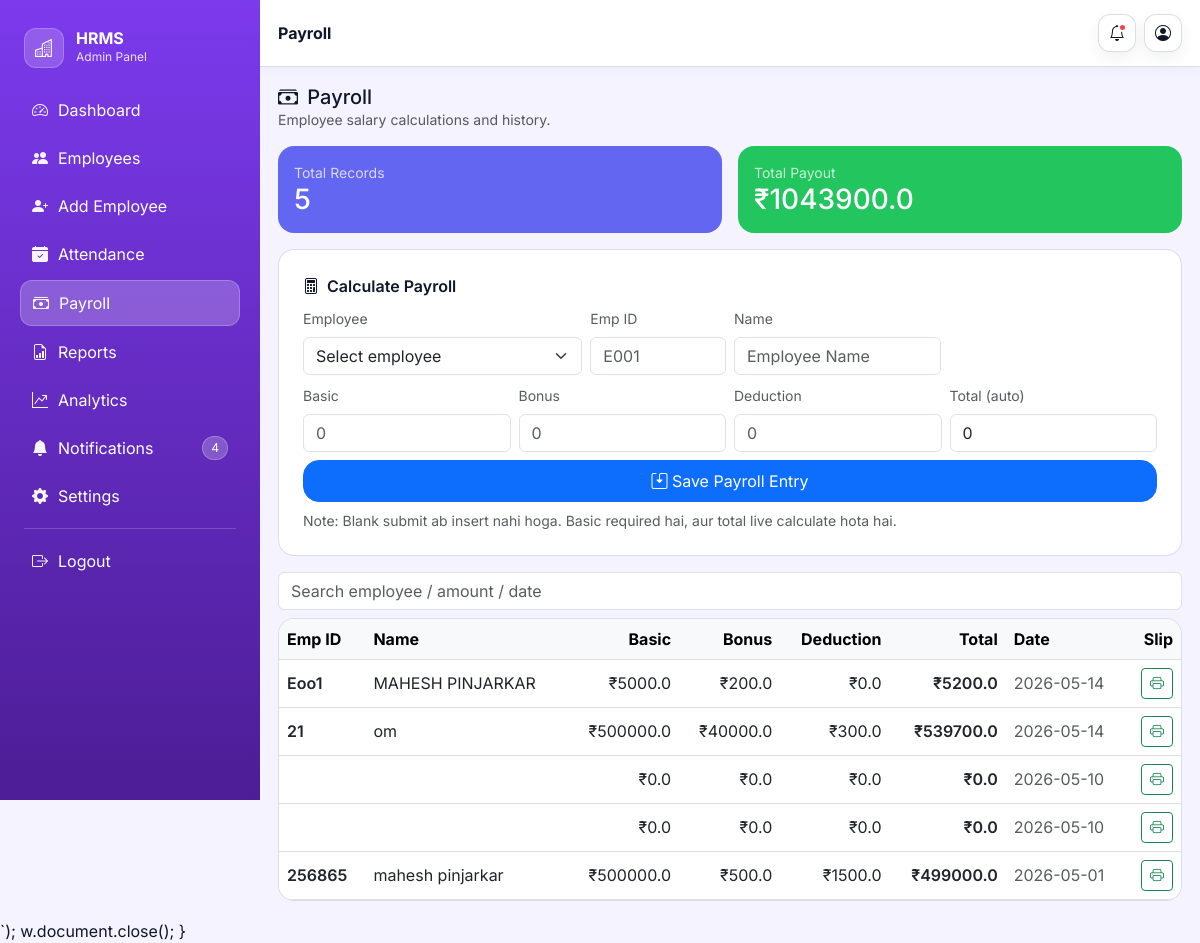
The page /payroll (signed in) on the database its author committed.
### tables this page shows
CREATE TABLE payroll (
        id INTEGER PRIMARY KEY AUTOINCREMENT,
        emp_id TEXT,
        name TEXT,
        basic REAL,
        bonus REAL,
        deduction REAL,
        total REAL,
        date TEXT
    );

### app.py (the view, shortened to what this page needs)
@app.route("/payroll", methods=["GET", "POST"])
@login_required
def payroll():
    conn = sqlite3.connect(DB_PATH)
    cursor = conn.cursor()
    cursor.execute("SELECT SUM(total) FROM payroll")
    total_payout = cursor.fetchone()[0] or 0
    cursor.execute("SELECT COUNT(*) FROM payroll")
    total_records = cursor.fetchone()[0]
    cursor.execute("SELECT * FROM payroll ORDER BY id DESC")
    data = cursor.fetchall()
    cursor.execute("SELECT emp_id, name FROM employees ORDER BY name")
    employees = cursor.fetchall()
    conn.close()
    return render_template("payroll.html",
        data=data,
        total_payout=total_payout,
        total_records=total_records,
        employees=employees,
    )

### app.py (called while the page is built)
def login_required(view):
    @wraps(view)
    def wrapped(*args, **kwargs):
        if 'admin' not in session:
            return redirect(url_for("login"))
        return view(*args, **kwargs)
    return wrapped

@app.context_processor
def inject_theme():
    data = {"theme": session.get("theme", "Purple")}
    if 'admin' in session:
        try:
            conn = sqlite3.connect(DB_PATH)
            cursor = conn.cursor()
            cursor.execute("SELECT COUNT(*) FROM notifications WHERE status='unread'")
            data["notif_count"] = cursor.fetchone()[0]
            conn.close()
        except Exception:
            data["notif_count"] = 0
    return data

### templates/payroll.html (shortened to what this page needs)
{% extends "base.html" %}
{% set title = "Payroll - HRMS" %}
{% set page_title = "Payroll" %}
{% set active_page = "payroll" %}
{% block content %}
  <div class="d-flex flex-wrap gap-2 align-items-center justify-content-between mb-3">
    <div>
      <div class="h5 mb-0"><i class="bi bi-cash-stack me-1"></i> Payroll</div>
      <div class="text-muted small">Employee salary calculations and history.</div>
    </div>
  </div>
  <div class="row g-3 mb-3">
    <div class="col-md-6">
      <div class="panel p-3 rounded-4 text-white" style="background:#6366f1;border:none;">
        <div class="opacity-75 small">Total Records</div>
        <div class="h3 mb-0">{{ total_records }}</div>
      </div>
    </div>
    <div class="col-md-6">
      <div class="panel p-3 rounded-4 text-white" style="background:#22c55e;border:none;">
        <div class="opacity-75 small">Total Payout</div>
        <div class="h3 mb-0">₹{{ total_payout }}</div>
      </div>
    </div>
  </div>
  <div class="panel p-4 rounded-4 mb-3">
    <div class="fw-semibold mb-2"><i class="bi bi-calculator me-1"></i> Calculate Payroll</div>
    <form method="POST" id="payForm">
      <div class="row g-2">
        <div class="col-md-4">
          <label class="form-label small text-muted">Employee</label>
          <select id="empSelect" class="form-select">
            <option value="">Select employee</option>
          </select>
        </div>
        <div class="col-md-2">
          <label class="form-label small text-muted">Emp ID</label>
          <input id="emp_id" name="emp_id" class="form-control" placeholder="E001" required>
        </div>
        <div class="col-md-3">
          <label class="form-label small text-muted">Name</label>
          <input id="name" name="name" class="form-control" placeholder="Employee Name" required>
        </div>
        <div class="col-md-3"></div>
        <div class="col-md-3">
          <label class="form-label small text-muted">Basic</label>
          <input id="basic" name="basic" type="number" step="0.01" min="0" class="form-control" placeholder="0" required>
        </div>
        <div class="col-md-3">
          <label class="form-label small text-muted">Bonus</label>
          <input id="bonus" name="bonus" type="number" step="0.01" min="0" class="form-control" placeholder="0">
        </div>
        <div class="col-md-3">
          <label class="form-label small text-muted">Deduction</label>
          <input id="deduction" name="deduction" type="number" step="0.01" min="0" class="form-control" placeholder="0">
        </div>
        <div class="col-md-3">
          <label class="form-label small text-muted">Total (auto)</label>
          <input id="total" class="form-control" value="0" readonly>
        </div>
        <div class="col-md-12">
          <button class="btn btn-primary w-100 py-2 rounded-4">
            <i class="bi bi-save2"></i> Save Payroll Entry
          </button>
          <div class="text-muted small mt-2">
            Note: Blank submit ab insert nahi hoga. Basic required hai, aur total live calculate hota hai.
          </div>
        </div>
      </div>
    </form>
  </div>
  <div class="d-flex gap-2 align-items-center mb-2">
    <input type="text" id="search" class="form-control" placeholder="Search employee / amount / date">
  </div>
  <div class="panel p-0 rounded-4 overflow-hidden">
    <div class="table-responsive">
      <table class="table table-hover align-middle mb-0" id="table">
        <thead class="table-light">
          <tr>
            <th>Emp ID</th>
            <th>Name</th>
            <th class="text-end">Basic</th>
            <th class="text-end">Bonus</th>
            <th class="text-end">Deduction</th>
            <th class="text-end">Total</th>
            <th>Date</th>
            <th class="text-end">Slip</th>
          </tr>
        </thead>
        <tbody>
          {% for row in data %}
            <tr>
              <td class="fw-semibold">{{ row[1] }}</td>
              <td>{{ row[2] }}</td>
              <td class="text-end">₹{{ row[3] }}</td>
              <td class="text-end">₹{{ row[4] }}</td>
              <td class="text-end">₹{{ row[5] }}</td>
              <td class="text-end fw-semibold">₹{{ row[6] }}</td>
              <td class="text-muted">{{ row[7] }}</td>
              <td class="text-end">
                <button type="button" class="btn btn-sm btn-outline-success"
                        onclick="printSlip('{{ row[1] }}','{{ row[2] }}','{{ row[3] }}','{{ row[4] }}','{{ row[5] }}','{{ row[6] }}','{{ row[7] }}')">
                  <i class="bi bi-printer"></i>
                </button>
              </td>
            </tr>
          {% else %}
            <tr><td colspan="8" class="text-center text-muted py-4">No payroll records.</td></tr>
          {% endfor %}
        </tbody>
      </table>
    </div>
  </div>
{% endblock %}
{% block scripts %}
      </body></html>
{% endblock %}

### static/css/app.css (style rules this page uses)
:root { --bg: #f5f3ff; --surface: #ffffff; --muted: #64748b; --text: #0f172a; --border: rgba(148,163,184,.35); --primary: #7c3aed; --primary-2: #5b21b6; --shadow: 0 10px 25px rgba(15, 23, 42, 0.08); }
body { font-family: Inter, "Segoe UI", system-ui, -apple-system, Arial, sans-serif; background: var(--bg); color: var(--text); }
.theme-purple { --bg:#f5f3ff; --surface:#ffffff; --text:#0f172a; --primary:#7c3aed; --primary-2:#4c1d95; }
.panel { background: var(--surface); border:1px solid var(--border); }

### rows shown on the page
payroll: emp "Eoo1", name "MAHESH PINJARKAR", basic "5000.0", bonus "200.0", deduction "0.0", total "5200.0", date "2026-05-14"
payroll: emp "21", name "om", basic "500000.0", bonus "40000.0", deduction "300.0", total "539700.0", date "2026-05-14"
payroll: basic "0.0", bonus "0.0", deduction "0.0", total "0.0", date "2026-05-10"
payroll: basic "0.0", bonus "0.0", deduction "0.0", total "0.0", date "2026-05-10"
payroll: emp "256865", name "mahesh pinjarkar", basic "500000.0", bonus "500.0", deduction "1500.0", total "499000.0", date "2026-05-01"

### other values the page prints
{{ notif_count }} "4"
{{ page_title }} "Payroll"
{{ total_records }} "5"
{{ total_payout }} "1043900.0"
